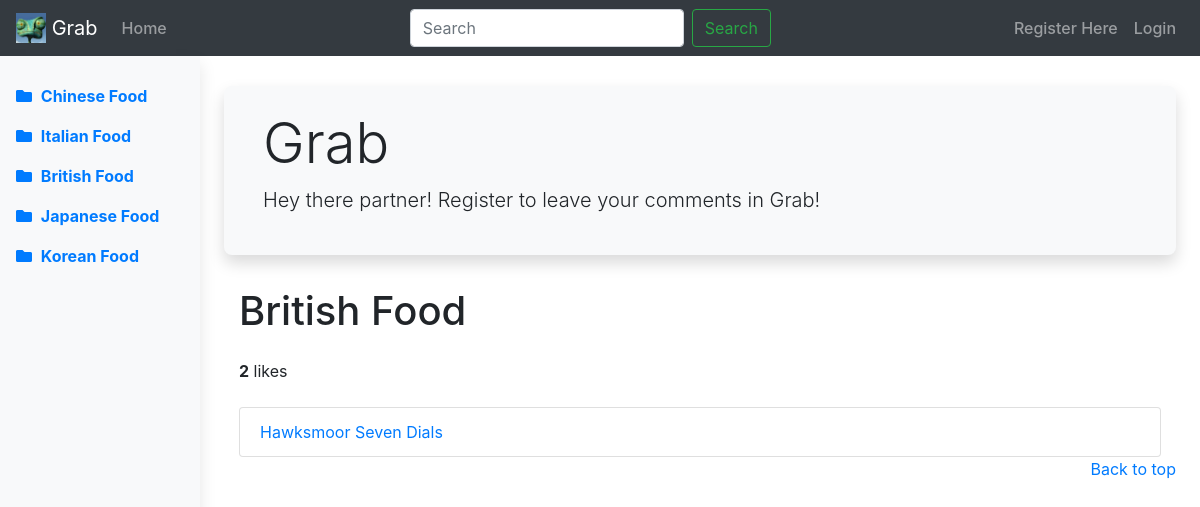
The page /rango/category/british-food/ on the database as committed earlier.
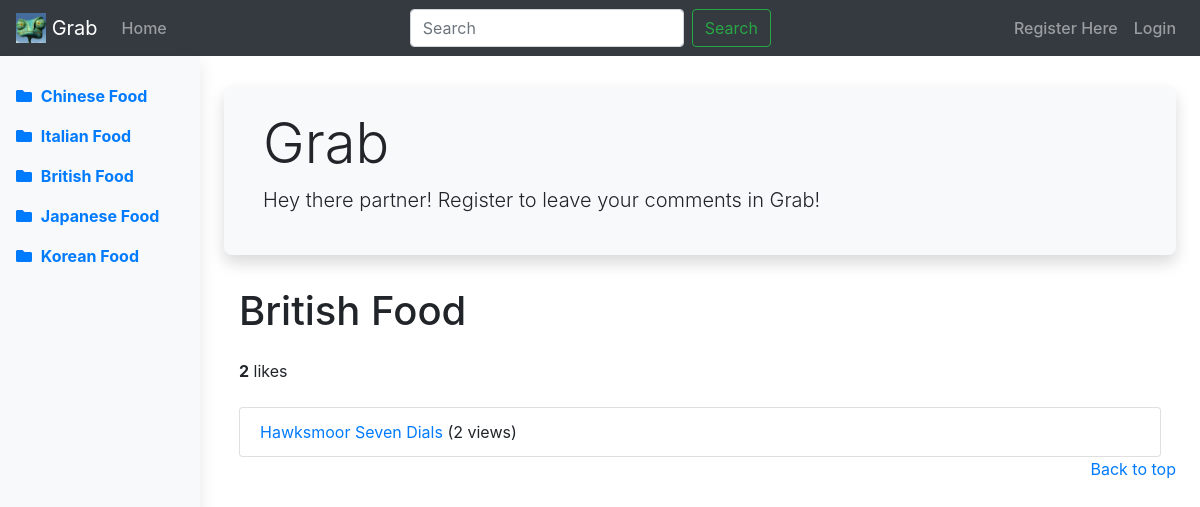
The same page on the database as committed later.
### rango/models.py (models this page shows, shortened)
class Page(models.Model):
    category = models.ForeignKey(Category, on_delete=models.CASCADE)
    title = models.CharField(max_length=128)
    url = models.URLField(blank=True, null=True)
    views = models.IntegerField(default=0)
    price = models.FloatField(default=0)
    rating = models.FloatField(default=0)
    location = models.CharField(max_length=128,blank=True, null=True)
    slug = models.SlugField(unique = True, blank=True, null=True)
    image = models.ImageField(upload_to="page_images/", blank=True, null=True)
    likes = models.IntegerField(default=0)

### rango/views.py (the view)
def show_category(request, category_name_slug):
    context_dict = {}
    try:
        category = Category.objects.get(slug = category_name_slug)
        pages = Page.objects.filter(category = category).order_by('-views')
        context_dict['pages'] = pages
        context_dict['category'] = category
    except Category.DoesNotExist:
        context_dict['pages'] = None
        context_dict['category'] = None
    if request.user.is_authenticated:
        context_dict['user_liked'] = UserLike.objects.filter(user=request.user, category=category).exists()
    else:
        context_dict['user_liked'] = False
    if request.method == 'POST':
        query = request.POST['query'].strip()
        if query:
            context_dict['result_list'] = run_query(query)
            context_dict['query'] = query
    return render(request, 'rango/category.html', context = context_dict)

### rango/context_processors.py (called while the page is built)
def categories(request):
    return {
        'categories': Category.objects.all()  # 获取所有分类
    }

### templates/rango/category.html (shortened to what this page needs)
{% extends 'rango/base.html' %}
{% block body_block %}
<div class="jumbotron jumbotron-fluid p-4">
    <div class="container">
        <h1 class="display-4">Grab</h1>
        <p class="lead">
            {% if user.is_authenticated %}
                Hey {{ user.username }}, You are viewing {{ category.name }} Category!
            {% else %}
                Hey there partner! Register to leave your comments in Grab!
            {% endif %}
        </p>
    </div>
</div>
<div class="container">
    {% if category %}
    <div class="row">
        <div class="col-md-12">
            <h1 class="mb-4">{{ category.name }}</h1>
            <div class="mb-4">
                <strong id="like_count">{{ category.likes }}</strong> likes
            </div>
        </div>
    </div>
    <div class="row">
        <div class="col-md-12">
            {% if pages %}
            <ul class="list-group">
                {% for page in pages %}
                <li class="list-group-item">
                    <a href="{% url 'rango:goto' %}?page_id={{ page.id }}">{{ page.title }}</a>
                    {% if page.views > 1 %}
                    ({{ page.views }} views)
                    {% elif page.views == 1 %}
                    ({{ page.views }} view)
                    {% endif %}
                </li>
                {% endfor %}
            </ul>
            {% else %}
            <p class="text-muted"><strong>No pages currently in category.</strong></p>
            {% endif %}
        </div>
    </div>
    {% else %}
    <p class="text-muted"><strong>The specified category does not exist.</strong></p>
    {% endif %}
</div>
{% endblock %}

Rows that differ between the two databases and show on the page:
changed Page "Hawksmoor Seven Dials": views (not shown) → "2"
